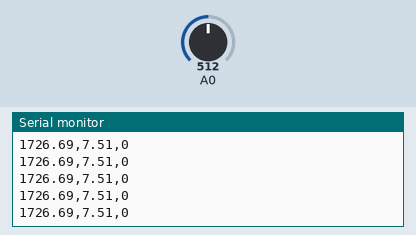
Bench run of a sketch on a simulated Arduino Uno, built with avr-gcc and run on an emulated ATmega328P. Shown: the last lines printed to the serial monitor. The test bench sets the inputs (shaded band); at power-on: A0 = 512.

Above: at 1.2 s.
1.3 s: A0 set to 716
At 1.32 s:
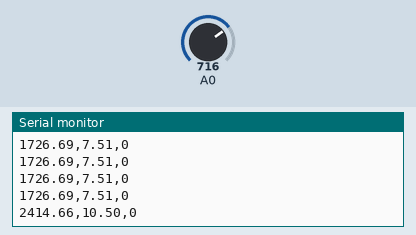
2.8 s: A0 set to 900
At 2.84 s:
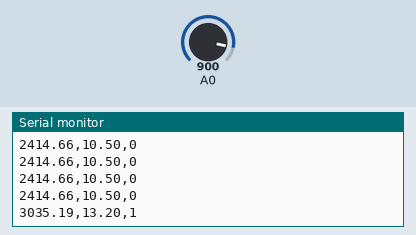
Timing chart, 0 to 5.8 s (numbered marks = the images above; inputs shaded):
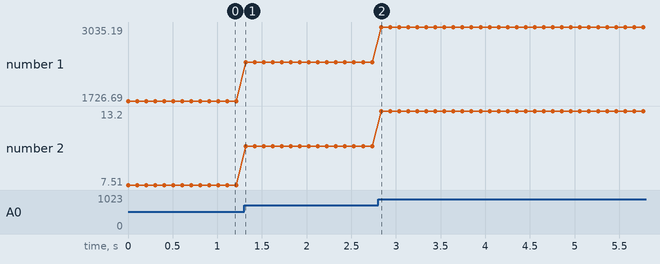

The sketch:

Smart_Energy_Meter.ino
```cpp
void setup() {
  Serial.begin(115200);
}

void loop() {
  int sensorValue = analogRead(A0);

  // Simulate Voltage (Constant 230V) and Current (Mapped from Pot)
  float voltage = 230.0;
  float current = (sensorValue / 1023.0) * 15.0; // Simulate 0-15 Amps
  float power = voltage * current; // Watts

  // Theft Detection Logic: If current exceeds 12A suddenly
  int theftAlert = (current > 12.0) ? 1 : 0;

  // Send data to Python: Power, Current, TheftStatus
  Serial.print(power);
  Serial.print(",");
  Serial.print(current);
  Serial.print(",");
  Serial.println(theftAlert);

  delay(100); // 10Hz Sampling
}
```

Measured:
- after the input at 1.3 s, the serial monitor: prints a new line at once (image 1)
- after the input at 2.8 s, the serial monitor: prints a new line at once (image 2)
- plotted number 1: 1726.69 → 2414.66 after the input at 1.3 s, 2414.66 → 3035.19 after the input at 2.8 s
- plotted number 2: 7.51 → 10.5 after the input at 1.3 s, 10.5 → 13.2 after the input at 2.8 s
